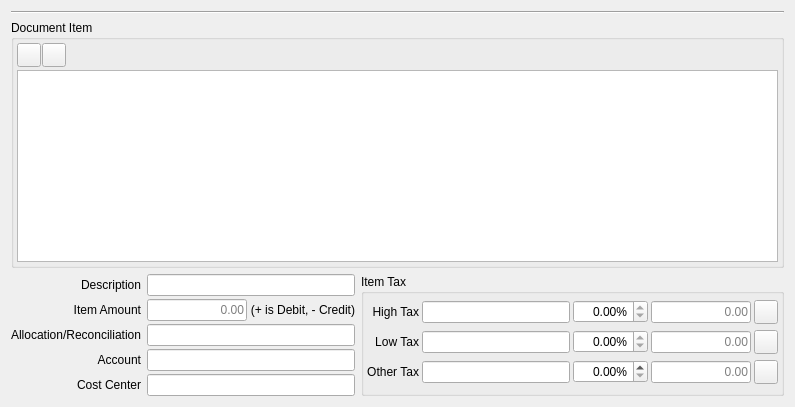
         <widget class="QWidget" name="layoutWidget_1">
          <layout class="QGridLayout" name="gridLayout_9" columnstretch="2,3">
           <item row="0" column="0" colspan="2">
            <widget class="Line" name="line">
             <property name="orientation">
              <enum>Qt::Horizontal</enum>
             </property>
            </widget>
           </item>
           <item row="1" column="0" colspan="2">
            <widget class="QGroupBox" name="gbDocumentItem">
             <property name="sizePolicy">
              <sizepolicy hsizetype="Preferred" vsizetype="Expanding">
               <horstretch>0</horstretch>
               <verstretch>1</verstretch>
              </sizepolicy>
             </property>
             <property name="minimumSize">
              <size>
               <width>0</width>
               <height>0</height>
              </size>
             </property>
             <property name="title">
              <string>Document Item</string>
             </property>
             <layout class="QGridLayout" name="gridLayout_3">
              <property name="leftMargin">
               <number>3</number>
              </property>
              <property name="topMargin">
               <number>3</number>
              </property>
              <property name="rightMargin">
               <number>3</number>
              </property>
              <property name="bottomMargin">
               <number>3</number>
              </property>
              <property name="spacing">
               <number>3</number>
              </property>
              <item row="0" column="0">
               <layout class="QHBoxLayout" name="hlAdd_2">
                <property name="spacing">
                 <number>1</number>
                </property>
                <item>
                 <widget class="QToolButton" name="pbAddItem">
                  <property name="minimumSize">
                   <size>
                    <width>24</width>
                    <height>24</height>
                   </size>
                  </property>
                  <property name="maximumSize">
                   <size>
                    <width>24</width>
                    <height>24</height>
                   </size>
                  </property>
                  <property name="toolTip">
                   <string>Add item</string>
                  </property>
                  <property name="text">
                   <string/>
                  </property>
                  <property name="icon">
                   <iconset resource="../../../db/src/gui/db.qrc">
                    <normaloff>:/images/icons/add.png</normaloff>:/images/icons/add.png</iconset>
                  </property>
                  <property name="iconSize">
                   <size>
                    <width>16</width>
                    <height>16</height>
                   </size>
                  </property>
                 </widget>
                </item>
                <item>
                 <widget class="QToolButton" name="pbDeleteItem">
                  <property name="minimumSize">
                   <size>
                    <width>24</width>
                    <height>24</height>
                   </size>
                  </property>
                  <property name="maximumSize">
                   <size>
                    <width>24</width>
                    <height>24</height>
                   </size>
                  </property>
                  <property name="toolTip">
                   <string>Delete item</string>
                  </property>
                  <property name="text">
                   <string/>
                  </property>
                  <property name="icon">
                   <iconset resource="../../../db/src/gui/db.qrc">
                    <normaloff>:/images/icons/delete.png</normaloff>:/images/icons/delete.png</iconset>
                  </property>
                  <property name="iconSize">
                   <size>
                    <width>16</width>
                    <height>16</height>
                   </size>
                  </property>
                 </widget>
                </item>
                <item>
                 <spacer name="horizontalSpacer_9">
                  <property name="orientation">
                   <enum>Qt::Horizontal</enum>
                  </property>
                  <property name="sizeHint" stdset="0">
                   <size>
                    <width>40</width>
                    <height>20</height>
                   </size>
                  </property>
                 </spacer>
                </item>
               </layout>
              </item>
              <item row="1" column="0">
               <widget class="QTableView" name="tvItem">
                <property name="sizePolicy">
                 <sizepolicy hsizetype="Expanding" vsizetype="Expanding">
                  <horstretch>0</horstretch>
                  <verstretch>1</verstretch>
                 </sizepolicy>
                </property>
                <property name="sizeIncrement">
                 <size>
                  <width>1</width>
                  <height>1</height>
                 </size>
                </property>
               </widget>
              </item>
             </layout>
            </widget>
           </item>
           <item row="2" column="0">
            <layout class="QGridLayout" name="gridLayout_8">
             <property name="verticalSpacing">
              <number>3</number>
             </property>
             <item row="0" column="0">
              <widget class="QLabel" name="lblItemDescription">
               <property name="text">
                <string>Description</string>
               </property>
               <property name="alignment">
                <set>Qt::AlignRight|Qt::AlignTrailing|Qt::AlignVCenter</set>
               </property>
              </widget>
             </item>
             <item row="0" column="1">
              <widget class="QLineEdit" name="leItemDescription">
               <property name="sizePolicy">
                <sizepolicy hsizetype="Expanding" vsizetype="Fixed">
                 <horstretch>1</horstretch>
                 <verstretch>0</verstretch>
                </sizepolicy>
               </property>
               <property name="minimumSize">
                <size>
                 <width>0</width>
                 <height>0</height>
                </size>
               </property>
               <property name="maximumSize">
                <size>
                 <width>16777215</width>
                 <height>16777215</height>
                </size>
               </property>
              </widget>
             </item>
             <item row="1" column="0">
              <widget class="QLabel" name="lblItemAmount">
               <property name="text">
                <string>Item Amount</string>
               </property>
               <property name="alignment">
                <set>Qt::AlignRight|Qt::AlignTrailing|Qt::AlignVCenter</set>
               </property>
              </widget>
             </item>
             <item row="1" column="1">
              <layout class="QHBoxLayout" name="horizontalLayout_12">
               <property name="spacing">
                <number>3</number>
               </property>
               <item>
                <widget class="QLineEdit" name="leItemAmount">
                 <property name="sizePolicy">
                  <sizepolicy hsizetype="Fixed" vsizetype="Fixed">
                   <horstretch>0</horstretch>
                   <verstretch>0</verstretch>
                  </sizepolicy>
                 </property>
                 <property name="minimumSize">
                  <size>
                   <width>0</width>
                   <height>0</height>
                  </size>
                 </property>
                 <property name="maximumSize">
                  <size>
                   <width>100</width>
                   <height>16777215</height>
                  </size>
                 </property>
                 <property name="text">
                  <string/>
                 </property>
                 <property name="alignment">
                  <set>Qt::AlignRight|Qt::AlignTrailing|Qt::AlignVCenter</set>
                 </property>
                 <property name="placeholderText">
                  <string>0.00</string>
                 </property>
                </widget>
               </item>
               <item>
                <spacer name="horizontalSpacer_14">
                 <property name="orientation">
                  <enum>Qt::Horizontal</enum>
                 </property>
                 <property name="sizeHint" stdset="0">
                  <size>
                   <width>40</width>
                   <height>20</height>
                  </size>
                 </property>
                </spacer>
               </item>
               <item>
                <widget class="QLabel" name="lblDebitCredit">
                 <property name="frameShape">
                  <enum>QFrame::NoFrame</enum>
                 </property>
                 <property name="text">
                  <string>(+ is Debit, - Credit)</string>
                 </property>
                 <property name="alignment">
                  <set>Qt::AlignRight|Qt::AlignTrailing|Qt::AlignVCenter</set>
                 </property>
                </widget>
               </item>
              </layout>
             </item>
             <item row="2" column="0">
              <widget class="QLabel" name="lblAllocation">
               <property name="text">
                <string>Allocation/Reconciliation</string>
               </property>
               <property name="alignment">
                <set>Qt::AlignRight|Qt::AlignTrailing|Qt::AlignVCenter</set>
               </property>
              </widget>
             </item>
             <item row="2" column="1">
              <widget class="RB_IdxLineEdit" name="ileAllocation">
               <property name="enabled">
                <bool>true</bool>
               </property>
               <property name="sizePolicy">
                <sizepolicy hsizetype="Expanding" vsizetype="Fixed">
                 <horstretch>1</horstretch>
                 <verstretch>0</verstretch>
                </sizepolicy>
               </property>
               <property name="maximumSize">
                <size>
                 <width>16777215</width>
                 <height>16777215</height>
                </size>
               </property>
              </widget>
             </item>
             <item row="3" column="0">
              <widget class="QLabel" name="lblItemAccount">
               <property name="text">
                <string>Account</string>
               </property>
               <property name="alignment">
                <set>Qt::AlignRight|Qt::AlignTrailing|Qt::AlignVCenter</set>
               </property>
              </widget>
             </item>
             <item row="3" column="1">
              <widget class="RB_IdxLineEdit" name="ileItemAccount">
               <property name="sizePolicy">
                <sizepolicy hsizetype="Expanding" vsizetype="Fixed">
                 <horstretch>1</horstretch>
                 <verstretch>0</verstretch>
                </sizepolicy>
               </property>
               <property name="maximumSize">
                <size>
                 <width>16777215</width>
                 <height>16777215</height>
                </size>
               </property>
              </widget>
             </item>
             <item row="4" column="0">
              <widget class="QLabel" name="lblIleCostCenter">
               <property name="text">
                <string>Cost Center</string>
               </property>
               <property name="alignment">
                <set>Qt::AlignRight|Qt::AlignTrailing|Qt::AlignVCenter</set>
               </property>
              </widget>
             </item>
             <item row="4" column="1">
              <widget class="RB_IdxLineEdit" name="ileCostCenter"/>
             </item>
            </layout>
           </item>
           <item row="2" column="1">
            <widget class="QGroupBox" name="gbItemTax">
             <property name="sizePolicy">
              <sizepolicy hsizetype="Expanding" vsizetype="Preferred">
               <horstretch>0</horstretch>
               <verstretch>0</verstretch>
              </sizepolicy>
             </property>
             <property name="minimumSize">
              <size>
               <width>0</width>
               <height>0</height>
              </size>
             </property>
             <property name="maximumSize">
              <size>
               <width>16777215</width>
               <height>16777215</height>
              </size>
             </property>
             <property name="title">
              <string>Item Tax</string>
             </property>
             <layout class="QGridLayout" name="gridLayout_4">
              <property name="leftMargin">
               <number>3</number>
              </property>
              <property name="topMargin">
               <number>3</number>
              </property>
              <property name="rightMargin">
               <number>3</number>
              </property>
              <property name="bottomMargin">
               <number>3</number>
              </property>
              <property name="spacing">
               <number>3</number>
              </property>
              <item row="0" column="0">
               <widget class="QLabel" name="lblHighTax">
                <property name="text">
                 <string>High Tax</string>
                </property>
                <property name="alignment">
                 <set>Qt::AlignRight|Qt::AlignTrailing|Qt::AlignVCenter</set>
                </property>
               </widget>
              </item>
              <item row="0" column="1">
               <widget class="RB_IdxLineEdit" name="ileHighTaxAccount">
                <property name="sizePolicy">
                 <sizepolicy hsizetype="Expanding" vsizetype="Fixed">
                  <horstretch>0</horstretch>
                  <verstretch>0</verstretch>
                 </sizepolicy>
                </property>
               </widget>
              </item>
              <item row="0" column="2">
               <widget class="QDoubleSpinBox" name="sbHighTaxPerc">
                <property name="enabled">
                 <bool>true</bool>
                </property>
                <property name="minimumSize">
                 <size>
                  <width>75</width>
                  <height>0</height>
                 </size>
                </property>
                <property name="alignment">
                 <set>Qt::AlignRight|Qt::AlignTrailing|Qt::AlignVCenter</set>
                </property>
                <property name="readOnly">
                 <bool>true</bool>
                </property>
                <property name="suffix">
                 <string>%</string>
                </property>
               </widget>
              </item>
              <item row="0" column="3">
               <widget class="QLineEdit" name="leHighTaxAmt">
                <property name="sizePolicy">
                 <sizepolicy hsizetype="Fixed" vsizetype="Fixed">
                  <horstretch>0</horstretch>
                  <verstretch>0</verstretch>
                 </sizepolicy>
                </property>
                <property name="minimumSize">
                 <size>
                  <width>100</width>
                  <height>0</height>
                 </size>
                </property>
                <property name="maximumSize">
                 <size>
                  <width>100</width>
                  <height>16777215</height>
                 </size>
                </property>
                <property name="inputMask">
                 <string/>
                </property>
                <property name="text">
                 <string/>
                </property>
                <property name="alignment">
                 <set>Qt::AlignRight|Qt::AlignTrailing|Qt::AlignVCenter</set>
                </property>
                <property name="placeholderText">
                 <string>0.00</string>
                </property>
               </widget>
              </item>
              <item row="1" column="0">
               <widget class="QLabel" name="lblLowTax">
                <property name="text">
                 <string>Low Tax</string>
                </property>
                <property name="alignment">
                 <set>Qt::AlignRight|Qt::AlignTrailing|Qt::AlignVCenter</set>
                </property>
               </widget>
              </item>
              <item row="1" column="1">
               <widget class="RB_IdxLineEdit" name="ileLowTaxAccount">
                <property name="sizePolicy">
                 <sizepolicy hsizetype="Expanding" vsizetype="Fixed">
                  <horstretch>0</horstretch>
                  <verstretch>0</verstretch>
                 </sizepolicy>
                </property>
               </widget>
              </item>
              <item row="1" column="2">
               <widget class="QDoubleSpinBox" name="sbLowTaxPerc">
                <property name="enabled">
                 <bool>true</bool>
                </property>
                <property name="minimumSize">
                 <size>
                  <width>75</width>
                  <height>0</height>
                 </size>
                </property>
                <property name="alignment">
                 <set>Qt::AlignRight|Qt::AlignTrailing|Qt::AlignVCenter</set>
                </property>
                <property name="readOnly">
                 <bool>true</bool>
                </property>
                <property name="suffix">
                 <string>%</string>
                </property>
               </widget>
              </item>
              <item row="1" column="3">
               <widget class="QLineEdit" name="leLowTaxAmt">
                <property name="sizePolicy">
                 <sizepolicy hsizetype="Fixed" vsizetype="Fixed">
                  <horstretch>0</horstretch>
                  <verstretch>0</verstretch>
                 </sizepolicy>
                </property>
                <property name="minimumSize">
                 <size>
                  <width>100</width>
                  <height>0</height>
                 </size>
                </property>
                <property name="maximumSize">
                 <size>
                  <width>100</width>
                  <height>16777215</height>
                 </size>
                </property>
                <property name="text">
                 <string/>
                </property>
                <property name="alignment">
                 <set>Qt::AlignRight|Qt::AlignTrailing|Qt::AlignVCenter</set>
                </property>
                <property name="placeholderText">
                 <string>0.00</string>
                </property>
               </widget>
              </item>
              <item row="2" column="0">
               <widget class="QLabel" name="lblOtherTax">
                <property name="text">
                 <string>Other Tax</string>
                </property>
                <property name="alignment">
                 <set>Qt::AlignRight|Qt::AlignTrailing|Qt::AlignVCenter</set>
                </property>
               </widget>
              </item>
              <item row="2" column="1">
               <widget class="RB_IdxLineEdit" name="ileOtherTaxAccount">
                <property name="sizePolicy">
                 <sizepolicy hsizetype="Expanding" vsizetype="Fixed">
                  <horstretch>0</horstretch>
                  <verstretch>0</verstretch>
                 </sizepolicy>
                </property>
               </widget>
              </item>
              <item row="2" column="2">
               <widget class="QDoubleSpinBox" name="sbOtherTaxPerc">
                <property name="minimumSize">
                 <size>
                  <width>75</width>
                  <height>0</height>
                 </size>
                </property>
                <property name="alignment">
                 <set>Qt::AlignRight|Qt::AlignTrailing|Qt::AlignVCenter</set>
                </property>
                <property name="suffix">
                 <string>%</string>
                </property>
               </widget>
              </item>
              <item row="2" column="3">
               <widget class="QLineEdit" name="leOtherTaxAmt">
                <property name="sizePolicy">
                 <sizepolicy hsizetype="Fixed" vsizetype="Fixed">
                  <horstretch>0</horstretch>
                  <verstretch>0</verstretch>
                 </sizepolicy>
                </property>
                <property name="minimumSize">
                 <size>
                  <width>100</width>
                  <height>0</height>
                 </size>
                </property>
                <property name="maximumSize">
                 <size>
                  <width>100</width>
                  <height>16777215</height>
                 </size>
                </property>
                <property name="text">
                 <string/>
                </property>
                <property name="alignment">
                 <set>Qt::AlignRight|Qt::AlignTrailing|Qt::AlignVCenter</set>
                </property>
                <property name="placeholderText">
                 <string>0.00</string>
                </property>
               </widget>
              </item>
              <item row="0" column="4">
               <widget class="QToolButton" name="pbHighTaxAmount">
                <property name="minimumSize">
                 <size>
                  <width>24</width>
                  <height>24</height>
                 </size>
                </property>
                <property name="maximumSize">
                 <size>
                  <width>24</width>
                  <height>24</height>
                 </size>
                </property>
                <property name="toolTip">
                 <string>Calculate high tax</string>
                </property>
                <property name="text">
                 <string/>
                </property>
                <property name="icon">
                 <iconset resource="../../../db/src/gui/db.qrc">
                  <normaloff>:/images/icons/calculator.png</normaloff>:/images/icons/calculator.png</iconset>
                </property>
               </widget>
              </item>
              <item row="1" column="4">
               <widget class="QToolButton" name="pbLowTaxAmount">
                <property name="minimumSize">
                 <size>
                  <width>24</width>
                  <height>24</height>
                 </size>
                </property>
                <property name="maximumSize">
                 <size>
                  <width>24</width>
                  <height>24</height>
                 </size>
                </property>
                <property name="toolTip">
                 <string>Calculate low tax</string>
                </property>
                <property name="text">
                 <string/>
                </property>
                <property name="icon">
                 <iconset resource="../../../db/src/gui/db.qrc">
                  <normaloff>:/images/icons/calculator.png</normaloff>:/images/icons/calculator.png</iconset>
                </property>
               </widget>
              </item>
              <item row="2" column="4">
               <widget class="QToolButton" name="pbOtherTaxAmount">
                <property name="minimumSize">
                 <size>
                  <width>24</width>
                  <height>24</height>
                 </size>
                </property>
                <property name="maximumSize">
                 <size>
                  <width>24</width>
                  <height>24</height>
                 </size>
                </property>
                <property name="toolTip">
                 <string>Calculate other tax</string>
                </property>
                <property name="text">
                 <string/>
                </property>
                <property name="icon">
                 <iconset resource="../../../db/src/gui/db.qrc">
                  <normaloff>:/images/icons/calculator.png</normaloff>:/images/icons/calculator.png</iconset>
                </property>
               </widget>
              </item>
             </layout>
            </widget>
           </item>
          </layout>
         </widget>
